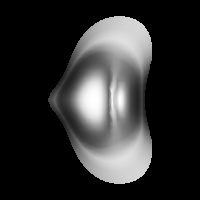

Write Python code to recreate this figure.
#!/usr/bin/env python

# Contour a rectilinear grid using vtkRectilinearSynchronizedTemplates.

import os

# Factory overrides
import vtkmodules.vtkInteractionStyle  # noqa: F401
import vtkmodules.vtkRenderingOpenGL2  # noqa: F401

from vtkmodules.vtkFiltersCore import vtkRectilinearSynchronizedTemplates
from vtkmodules.vtkIOLegacy import vtkRectilinearGridReader
from vtkmodules.vtkRenderingCore import (
    vtkActor,
    vtkPolyDataMapper,
    vtkRenderWindow,
    vtkRenderWindowInteractor,
    vtkRenderer,
)

# Data file path (relative to this script)
data_dir = os.environ.get("VPE_DATA_DIR", os.path.dirname(os.path.abspath(__file__)))

# Reader: load rectilinear grid
reader = vtkRectilinearGridReader()
reader.SetFileName(os.path.join(data_dir, "RectGrid2.vtk"))
reader.Update()

# Contour
contour = vtkRectilinearSynchronizedTemplates()
contour.SetInputConnection(reader.GetOutputPort())
contour.SetValue(0, 1)
contour.ComputeScalarsOff()
contour.ComputeNormalsOn()
contour.ComputeGradientsOn()

contour_mapper = vtkPolyDataMapper()
contour_mapper.SetInputConnection(contour.GetOutputPort())

contour_actor = vtkActor()
contour_actor.SetMapper(contour_mapper)

# Renderer
renderer = vtkRenderer()
renderer.AddActor(contour_actor)

# Window
render_window = vtkRenderWindow()
render_window.AddRenderer(renderer)
render_window.SetSize(200, 200)
render_window.SetWindowName("rectilinear synchronized templates")

# Scene
renderer.ResetCamera()

# Interactor
interactor = vtkRenderWindowInteractor()
interactor.SetRenderWindow(render_window)

interactor.Initialize()
interactor.Start()
